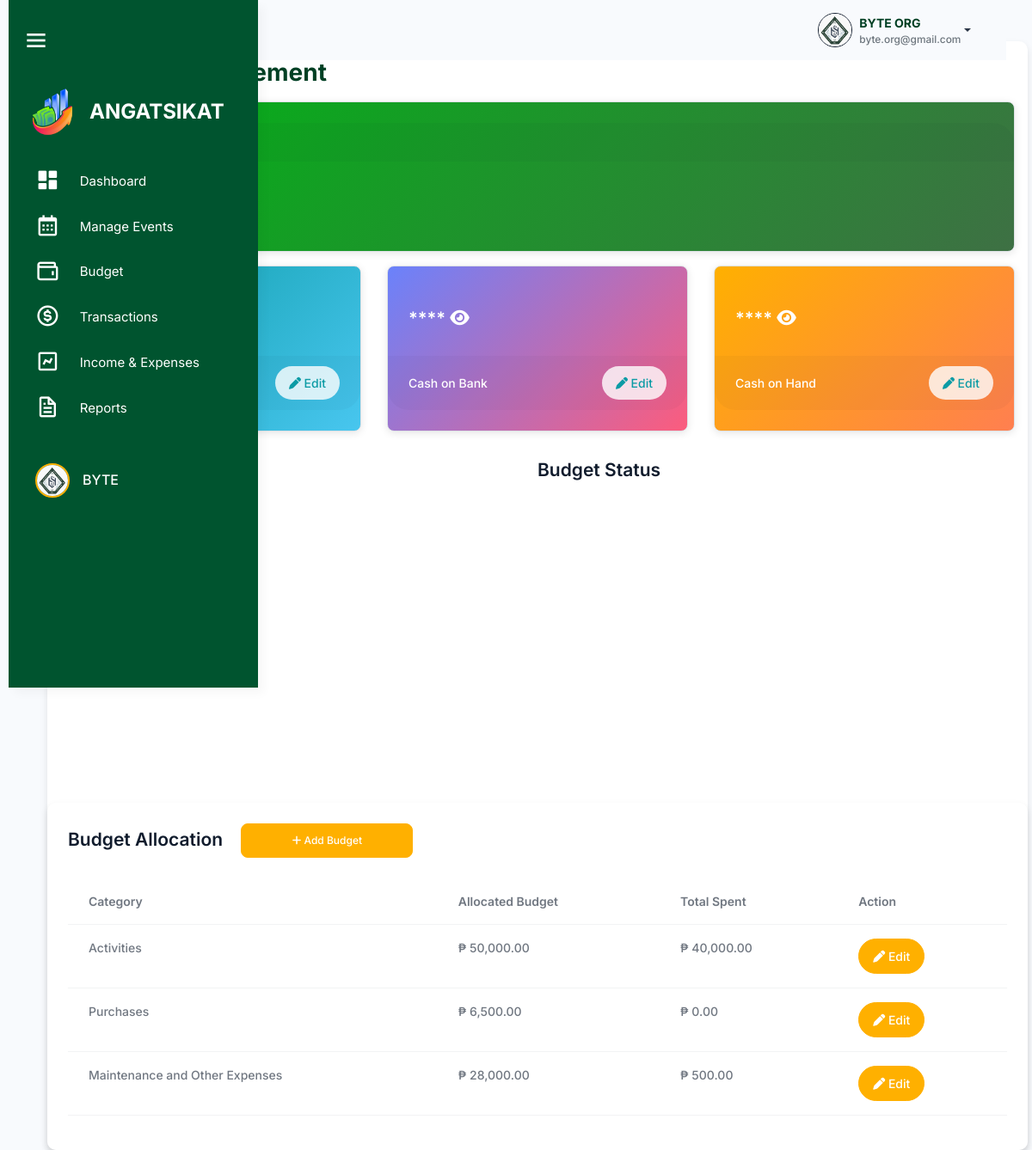
The app's page /src/budget_management/budget_overview.php (signed in) with its own data.
### tables this page shows
CREATE TABLE `budget_allocation` (
  `allocation_id` int(11) NOT NULL,
  `organization_id` int(11) NOT NULL,
  `category` enum('Activities','Purchases','Maintenance and Other Expenses') NOT NULL,
  `allocated_budget` decimal(10,2) NOT NULL DEFAULT 0.00,
  `total_spent` decimal(10,2) NOT NULL DEFAULT 0.00,
  `created_at` timestamp NOT NULL DEFAULT current_timestamp(),
  `updated_at` timestamp NOT NULL DEFAULT current_timestamp() ON UPDATE current_timestamp()
);

### src/session_check.php (called while the page is built, shortened)
<?php
$organization_id = $_SESSION['organization_id'];
?>

### src/budget_management/budget_overview.php (the view, shortened to what this page needs)
<?php
    include 'connection.php';
    include '../session_check.php';
?>
<!doctype html>
<html lang="en">
<head>
    <link rel="stylesheet" href="../assets/css/styles.min.css" />
    <link rel="stylesheet" href="../html/sidebar.css" />
    <link rel="stylesheet" href="../budget_management/css/budget.css" />
    <link href="https://unpkg.com/boxicons@2.1.4/css/boxicons.min.css" rel="stylesheet" />
    <link rel="stylesheet" href="https://cdnjs.cloudflare.com/ajax/libs/font-awesome/6.6.0/css/all.min.css">
</head>
<body>
<div class="page-wrapper" id="main-wrapper" data-layout="vertical" data-navbarbg="skin6" data-sidebartype="full"
        data-sidebar-position="fixed" data-header-position="fixed">
        <aside class="left-sidebar" id="sidebar">
            <div class="top-bar">
                <div id="toggleSidebar" class="burger-icon">
                <i class="bx bx-menu"></i>
                </div>
            </div>
            <div>
                <div class="brand-logo logo-container">
                <a href="../html/officer_dashboard.html" class="logo-img">
                    <img src="angat sikat.png" alt="Angat Sikat Logo" class="sidebar-logo">
                </a>
                <span class="logo-text">ANGATSIKAT</span>
                </div>
                <nav class="sidebar-nav">
                    <ul id="sidebarnav">
                        <li class="sidebar-item">
                        <a class="sidebar-link" href="../dashboard/officer_dashboard.php" aria-expanded="false" data-tooltip="Dashboard">
                            <i class="bx bxs-dashboard"></i>
                            <span class="hide-menu">Dashboard</span>
                        </a>
                        </li>
                        <li class="sidebar-item">
                        <a class="sidebar-link" href="../activity_management/activities.php" aria-expanded="false"
                            data-tooltip="Manage Events">
                            <i class="bx bx-calendar"></i>
                            <span class="hide-menu">Manage Events</span>
                        </a>
                        </li>
                        <li class="sidebar-item">
                        <a class="sidebar-link" aria-expanded="false" data-tooltip="Budget">
                            <i class="bx bx-wallet"></i>
                            <span class="hide-menu">Budget</span>
                        </a>
                        </li>
                        <li class="sidebar-item">
                        <a class="sidebar-link" href="#transactions" aria-expanded="false" data-tooltip="Transactions">
                            <i class="bx bx-dollar-circle"></i>
                            <span class="hide-menu">Transactions</span>
                        </a>
                        </li>
                        <li class="sidebar-item">
                        <a class="sidebar-link" aria-expanded="false" data-tooltip="Income & Expenses">
                            <i class="bx bx-chart"></i>
                            <span class="hide-menu">Income & Expenses</span>
                        </a>
                        </li>
                        <li class="sidebar-item">
                        <a class="sidebar-link" href="reports.php" aria-expanded="false" data-tooltip="Reports">
                            <i class="bx bx-file"></i>
                            <span class="hide-menu">Reports</span>
                        </a>
                        </li>
                        <li class="sidebar-item profile-container">
                        <a class="sidebar-link" href="../user/profile.html" aria-expanded="false" data-tooltip="Profile">
                            <div class="profile-pic-border">
                            <img src="byte.png" alt="Profile Picture" class="profile-pic" />
                            </div>
                            <span class="profile-name">BYTE</span>
                        </a>
                        </li>
                    </ul>
                </nav>
            </div>
        </aside>
        <div class="body-wrapper">
            <header class="app-header">
                <nav class="navbar navbar-expand-lg navbar-light">
                    <div class="navbar-collapse justify-content-end px-0" id="navbarNav">
                        <div class="container-fluid d-flex justify-content-end align-items-center"
                            style="padding: 0 1rem; background-color: transparent;">
                            <div class="dropdown">
                                <a href="#" class="dropdown-toggle d-flex align-items-center" data-bs-toggle="dropdown"
                                    aria-expanded="false" style="text-decoration: none;">
                                    <img class="border border-dark rounded-circle" src="byte.png" alt="Profile"
                                        style="width: 40px; height: 40px; margin-left: 10px;">
                                    <div class="d-flex flex-column align-items-start ms-2">
                                        <span style="font-weight: bold; color: #004024; text-decoration: none;">BYTE
                                            ORG</span>
                                        <span
                                            style="font-size: 0.85em; color: #6c757d; text-decoration: none;">byte.org@gmail.com</span>
                                    </div>
                                </a>
                            </div>
                        </div>
                    </div>
                </nav>
            </header>
            <div class="container mt-5">
                <h2 class="mb-3"><span class="text-warning fw-bold me-2">|</span> Budget Management </h2>
                <div class="row">
                    <div class="col-md">
                        <div class="card text-white gradient-card mb-3 py-4">
                            <div class="card-header">Balance</div>
                            <div class="card-body">
                                <h5 class="card-title">
                                    <span class="balance-placeholder">****</span>
                                </h5>
                            </div>
                        </div>
                    </div>
                </div>
                <div class="row">
                <div class="col-md-4">
                    <div class="card gradient-card-2 text-white mb-3 py-4">
                        <div class="card-body">
                            <h5 class="card-title">
                                <span class="balance-placeholder">****</span>
                            </h5>
                        </div>
                        <div class="card-footer d-flex justify-content-between align-items-center">
                            <span>Beginning Balance</span>
                            <button class="btn btn-light edit-balance-btn" data-bs-toggle="modal" data-bs-target="#editBeginningBalanceModal" data-id="<?php echo $organization_id; ?>"><i class="fa-solid fa-pen"></i> Edit</button>
                        </div>
                    </div>
                </div>
                <div class="col-md-4">
                    <div class="card text-white gradient-card-3 mb-3 py-4">
                        <div class="card-body">
                            <h5 class="card-title">
                                <span class="balance-placeholder">****</span>
                                <i class="fa-solid fa-eye toggle-eye" style="cursor: pointer;"></i>
                            </h5>
                        </div>
                        <div class="card-footer d-flex justify-content-between align-items-center">
                            <span>Cash on Bank</span>
                            <button class="btn btn-light edit-balance-btn" data-bs-toggle="modal" data-bs-target="#editCashOnBankModal" data-id="<?php echo $organization_id; ?>"><i class="fa-solid fa-pen"></i> Edit</button>
                        </div>
                    </div>
                </div>
                <div class="col-md-4">
                    <div class="card text-white gradient-card-1 mb-3 py-4">
                        <div class="card-body">
                            <h5 class="card-title">
                                <span class="balance-placeholder">****</span>
                                <i class="fa-solid fa-eye toggle-eye" style="cursor: pointer;"></i>
                            </h5>
                        </div>
                        <div class="card-footer d-flex justify-content-between align-items-center">
                            <span>Cash on Hand</span>
                            <button class="btn btn-light edit-balance-btn" data-bs-toggle="modal" data-bs-target="#editCashOnHandModal" data-id="<?php echo $organization_id; ?>"><i class="fa-solid fa-pen"></i> Edit</button>
                        </div>
                    </div>
                </div>
                <div class="row mt-3">
                    <h4 class="col">
                    </h4>
                    <h4 class="col"> Budget Status </h4>
                </div>
                <div class="row">
                    <div id="budgetStructure" class="col" style="width: 500px; height: 350px;"></div>
                    <div id="budgetStatus" class="col" style="width: 500px; height: 350px;"></div>
                </div>
                <div class="tablecontainer mt-3 p-4">
                    <h4 class="mb-4"> Budget Allocation <button class="btn btn-primary ms-3" data-bs-toggle="modal" data-bs-target="#addBudgetModal"
                    style="height: 40px; width: 200px; border-radius: 8px; font-size: 12px;">
                        <i class="fa-solid fa-plus"></i> Add Budget
                    </button></h4>
                    <table class="table">
                        <thead class="thead-light">
                            <tr>
                                <th>Category</th>
                                <th>Allocated Budget</th>
                                <th>Total Spent</th>
                                <th>Action</th>
                            </tr>
                        </thead>
                        <tbody>
                            <?php
                                $query = "SELECT * FROM budget_allocation WHERE organization_id=$organization_id";
                                $result = mysqli_query($conn, $query);
                                while ($row = mysqli_fetch_assoc($result)) { ?>
                                <tr>
                                    <td>
                                        <?php echo htmlspecialchars($row['category']); ?>
                                    </td>
                                    <td>₱
                                        <?php echo number_format($row['allocated_budget'], 2); ?>
                                    </td>
                                    <td>₱
                                        <?php echo number_format($row['total_spent'], 2); ?>
                                    </td>
                                    <td>
                                        <button class="btn btn-primary edit-btn"
                                            data-id="<?php echo $row['allocation_id']; ?>" data-bs-toggle="modal"
                                            data-bs-target="#editBudgetModal"><i class="fa-solid fa-pen"></i> Edit</button>
                                    </td>
                                </tr>
                            <?php } ?>
                        </tbody>
                    </table>
                </div>
            </div>
        </div>
        </div>
    </div>
</body>
</html>

### src/html/sidebar.css (style rules this page uses)
#sidebar { width: 290px; background-color: #00542f; transition: width 0.3s, height 0.3s; display: flex; flex-direction: column; height: 100vh; position: fixed; left: 0; top: 0; border-radius: 0; overflow-x: hidden; z-index: 1000; }
#sidebar .sidebar-item a { display: flex; align-items: center; padding: 10px 15px; color: #ffffff; text-decoration: none; border-radius: 8px; transition: background-color 0.3s; }
.profile-container { display: flex; align-items: center; width: 100%; margin-top: 30px; }
.sidebar-item { position: relative; }
.page-wrapper { transition: margin-left 0.3s; }

### src/budget_management/css/budget.css (style rules this page uses)
.gradient-card { background: linear-gradient(135deg, #00b415, #3e7044); }
.gradient-card-1 { background: linear-gradient(135deg, #ffb000, #ff7f50); }
.gradient-card-2 { background: linear-gradient(135deg, #0b9ba5, #48c6ef); }
.gradient-card-3 { background: linear-gradient(135deg, #6a82fb, #fc5c7d); }
.card-title { color: white; }
.btn-light { background-color: rgba(255, 255, 255, 0.8); border: none; color: #0b9ba5; }
.container { padding-top: 20px; background-color: #fff; border-radius: 10px; box-shadow: 0 4px 8px rgba(0, 0, 0, 0.1); }
.tablecontainer { padding-top: 20px; background-color: #fff; border-radius: 10px; box-shadow: 0 4px 8px rgba(0, 0, 0, 0.1); }
table { table-layout: auto; max-width: 100%; height: auto; border-collapse: collapse; }
.btn-primary { background-color: #ffb000; border-color: #ffb000; }

### src/budget_management/budget_overview.php (style rules this page uses)
.left-sidebar { width: 250px; border-radius: 0; height: 100vh; position: fixed; top: 0; bottom: 0; overflow-y: auto; }

### records on screen
budget_allocation: category "Activities", allocated_budget "50,000.00", total_spent "40,000.00"
budget_allocation: category "Purchases", allocated_budget "6,500.00", total_spent "0.00"
budget_allocation: category "Maintenance and Other Expenses", allocated_budget "28,000.00", total_spent "500.00"
